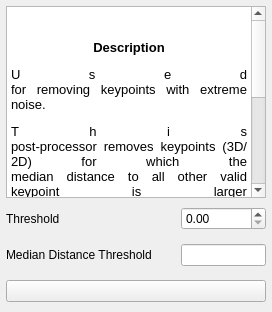
                                        <widget class="QWidget" name="distance_filter">
                                            <property name="sizePolicy">
                                                <sizepolicy hsizetype="Expanding" vsizetype="Expanding">
                                                    <horstretch>0</horstretch>
                                                    <verstretch>0</verstretch>
                                                </sizepolicy>
                                            </property>
                                            <attribute name="title">
                                                <string>Median Distance Culling</string>
                                            </attribute>
                                            <layout class="QGridLayout" name="gridLayout_4" rowstretch="0,0,0,0"
                                                    columnstretch="1,1,1" rowminimumheight="0,30,30,30">
                                                <property name="leftMargin">
                                                    <number>6</number>
                                                </property>
                                                <property name="topMargin">
                                                    <number>6</number>
                                                </property>
                                                <property name="rightMargin">
                                                    <number>6</number>
                                                </property>
                                                <property name="bottomMargin">
                                                    <number>6</number>
                                                </property>
                                                <item row="1" column="0" colspan="2">
                                                    <widget class="QLabel" name="label_3">
                                                        <property name="text">
                                                            <string>Threshold</string>
                                                        </property>
                                                    </widget>
                                                </item>
                                                <item row="1" column="2">
                                                    <widget class="QDoubleSpinBox" name="median_threshold">
                                                        <property name="sizePolicy">
                                                            <sizepolicy hsizetype="Preferred" vsizetype="Fixed">
                                                                <horstretch>0</horstretch>
                                                                <verstretch>0</verstretch>
                                                            </sizepolicy>
                                                        </property>
                                                        <property name="maximum">
                                                            <double>1.000000000000000</double>
                                                        </property>
                                                        <property name="singleStep">
                                                            <double>0.050000000000000</double>
                                                        </property>
                                                    </widget>
                                                </item>
                                                <item row="2" column="0" colspan="2">
                                                    <widget class="QLabel" name="label_4">
                                                        <property name="text">
                                                            <string>Median Distance Threshold</string>
                                                        </property>
                                                    </widget>
                                                </item>
                                                <item row="2" column="2">
                                                    <widget class="QLineEdit" name="median_distance_threshold">
                                                        <property name="sizePolicy">
                                                            <sizepolicy hsizetype="Preferred" vsizetype="Fixed">
                                                                <horstretch>0</horstretch>
                                                                <verstretch>0</verstretch>
                                                            </sizepolicy>
                                                        </property>
                                                        <property name="alignment">
                                                            <set>Qt::AlignCenter</set>
                                                        </property>
                                                    </widget>
                                                </item>
                                                <item row="0" column="0" colspan="3">
                                                    <widget class="QTextEdit" name="textEdit">
                                                        <property name="sizePolicy">
                                                            <sizepolicy hsizetype="Preferred" vsizetype="Preferred">
                                                                <horstretch>0</horstretch>
                                                                <verstretch>0</verstretch>
                                                            </sizepolicy>
                                                        </property>
                                                        <property name="readOnly">
                                                            <bool>true</bool>
                                                        </property>
                                                        <property name="html">
                                                            <string>&lt;!DOCTYPE HTML PUBLIC &quot;-//W3C//DTD HTML
                                                                4.0//EN&quot; &quot;http://www.w3.org/TR/REC-html40/strict.dtd&quot;&gt;
                                                                &lt;html&gt;&lt;head&gt;&lt;meta name=&quot;qrichtext&quot;
                                                                content=&quot;1&quot; /&gt;&lt;style type=&quot;text/css&quot;&gt;
                                                                p, li { white-space: pre-wrap; }
                                                                &lt;/style&gt;&lt;/head&gt;&lt;body style=&quot;
                                                                font-family:'Noto Sans'; font-size:10pt;
                                                                font-weight:400; font-style:normal;&quot;&gt;
                                                                &lt;p align=&quot;center&quot; style=&quot;
                                                                margin-top:0px; margin-bottom:0px; margin-left:0px;
                                                                margin-right:0px; -qt-block-indent:0; text-indent:0px;&quot;&gt;&lt;span
                                                                style=&quot; font-weight:600;&quot;&gt;Description&lt;/span&gt;&lt;/p&gt;
                                                                &lt;p align=&quot;justify&quot; style=&quot;
                                                                margin-top:12px; margin-bottom:12px; margin-left:0px;
                                                                margin-right:0px; -qt-block-indent:0; text-indent:0px;&quot;&gt;Used
                                                                for removing keypoints with extreme noise.&lt;/p&gt;
                                                                &lt;p align=&quot;justify&quot; style=&quot;
                                                                margin-top:12px; margin-bottom:12px; margin-left:0px;
                                                                margin-right:0px; -qt-block-indent:0; text-indent:0px;&quot;&gt;This
                                                                post-processor removes keypoints (3D/2D) for which the
                                                                median distance to all other valid keypoint is larger
                                                                than the threshold distance. The keypoints are
                                                                considered valid if their likelihood is greater than or
                                                                equal to the threshold value. &lt;/p&gt;
                                                                &lt;p align=&quot;justify&quot; style=&quot;
                                                                margin-top:12px; margin-bottom:12px; margin-left:0px;
                                                                margin-right:0px; -qt-block-indent:0; text-indent:0px;&quot;&gt;The
                                                                unit of distance will be in pixels for 2D data.&lt;/p&gt;
                                                                &lt;p align=&quot;justify&quot; style=&quot;
                                                                margin-top:12px; margin-bottom:12px; margin-left:0px;
                                                                margin-right:0px; -qt-block-indent:0; text-indent:0px;&quot;&gt;This
                                                                processor assumes that at least half of the valid
                                                                keypoints do not have extreme noise.&lt;/p&gt;&lt;/body&gt;&lt;/html&gt;
                                                            </string>
                                                        </property>
                                                    </widget>
                                                </item>
                                                <item row="3" column="0" colspan="3">
                                                    <widget class="QPushButton" name="add_median_btn">
                                                        <property name="text">
                                                            <string/>
                                                        </property>
                                                        <property name="icon">
                                                            <iconset theme="add">
                                                                <normaloff>../../../../../.designer/backup</normaloff>
                                                                ../../../../../.designer/backup
                                                            </iconset>
                                                        </property>
                                                    </widget>
                                                </item>
                                            </layout>
                                        </widget>
